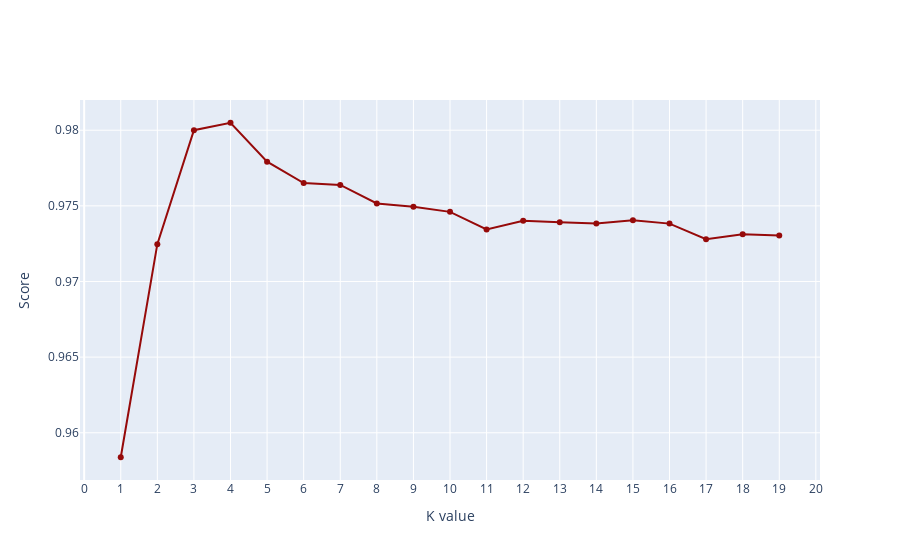

Write notebook code for a chart like this one.
### Code cell
trace0 = go.Scatter(
    y = score,
    x = np.arange(1,len(score)+1), 
    mode = 'lines+markers', 
    marker = dict(
        color = 'rgb(150, 10, 10)'
    )
)
layout = go.Layout(
    title = '', 
    xaxis = dict(
        title = 'K value', 
        tickmode = 'linear'
    ),
    yaxis = dict(
        title = 'Score',
#         range = [0, 10000]
    )
)
fig = go.Figure(data = [trace0], layout = layout)
iplot(fig, filename='basic-line')

### Figure 1 — Plotly figure (JSON) as saved in the notebook; plotly's stock layout.template omitted (floating-point values rounded to 4 significant figures)
{"data": [{"marker": {"color": "rgb(150, 10, 10)"}, "mode": "lines+markers", "type": "scatter", "x": [1, 2, 3, 4, 5, 6, 7, 8, 9, 10, 11, 12, 13, 14, 15, 16, 17, 18, 19], "y": [0.9584, 0.9725, 0.98, 0.9805, 0.9779, 0.9765, 0.9764, 0.9752, 0.9749, 0.9746, 0.9734, 0.974, 0.9739, 0.9738, 0.9741, 0.9738, 0.9728, 0.9731, 0.973]}], "layout": {"title": {"text": ""}, "xaxis": {"tickmode": "linear", "title": {"text": "K value"}}, "yaxis": {"title": {"text": "Score"}}}}
